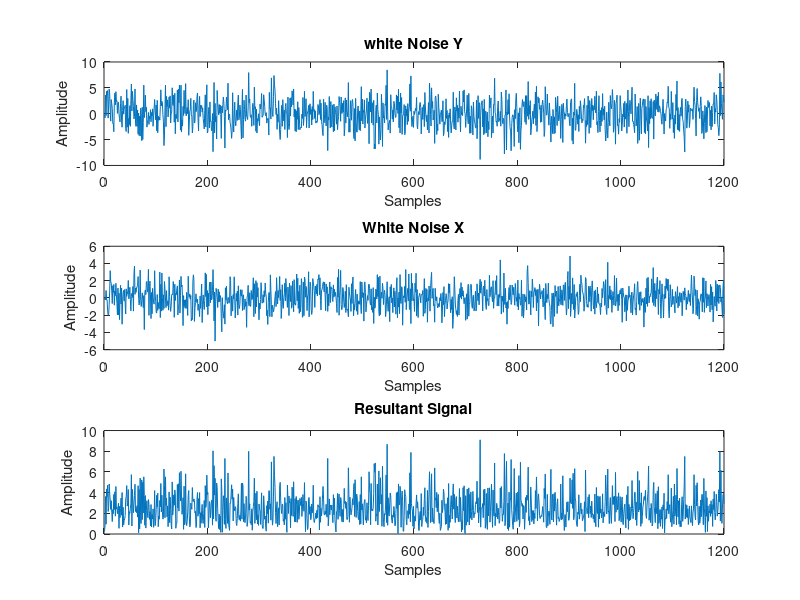
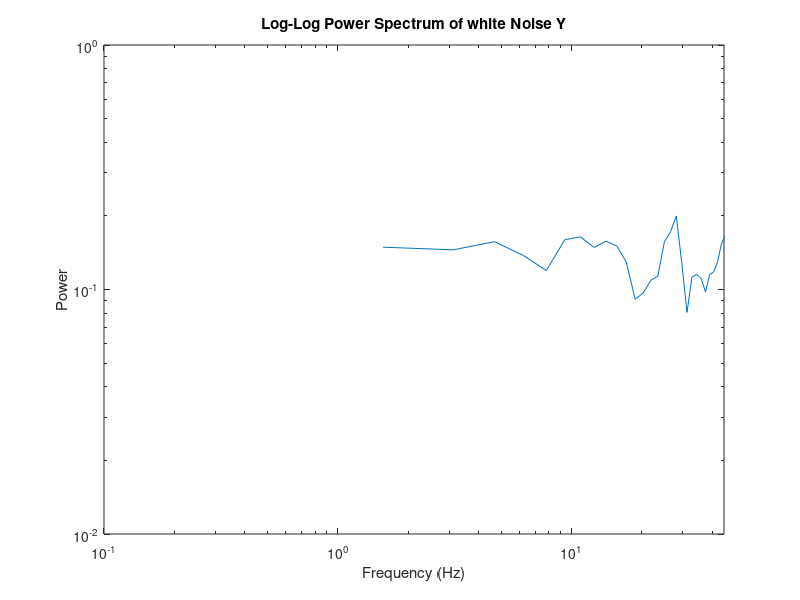
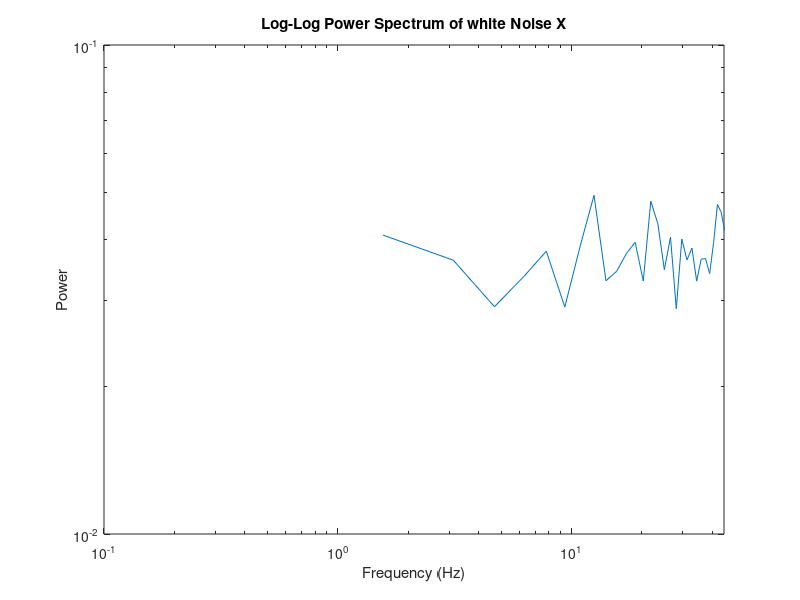
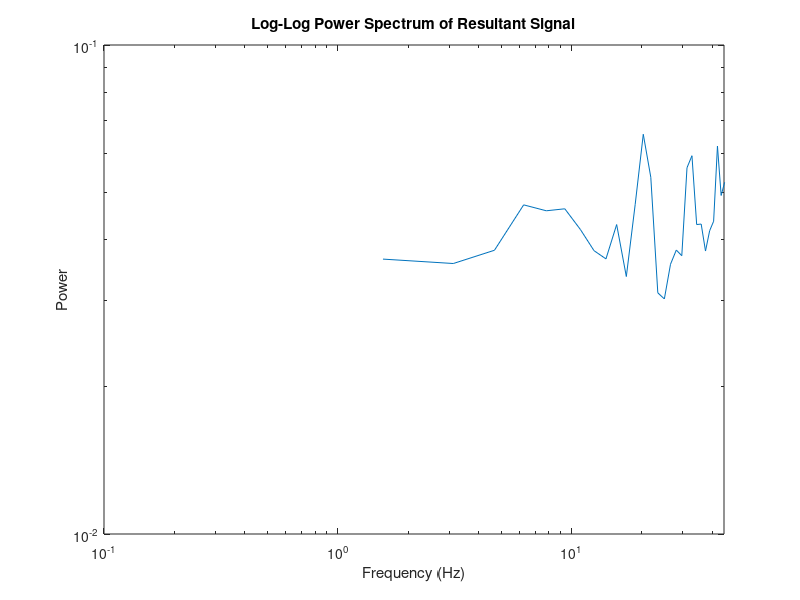

The MATLAB script that drew these images, in order: (Note: this script raises an error after producing the figures.)
% Clear workspace and close all figures
clc;
clear all;
close all;

% Parameters
fs = 100;              % Sampling frequency (Hz)
duration = 12;         % Duration of the signal (seconds)
f_low = 0.1;           % Lower cutoff frequency (Hz)
f_high = 45;           % Upper cutoff frequency (Hz)
amplitude_range_Y = [-8.84, 8.84]; % Amplitude range for Y
amplitude_range_X = [-5, 5];   % Amplitude range for X

% Generate white noise for Y
n = fs * duration;     % Number of samples
white_noise_Y = randn(1, n); % Generate white noise
% Normalize amplitude for Y
Y = white_noise_Y / max(abs(white_noise_Y)) * amplitude_range_Y(2);
% Apply bandpass filter for Y
% [b_band, a_band] = butter(2, [f_low f_high]/(fs/2), 'bandpass');
% Y = filter(b_band, a_band, Y);
%Y=detrend(Y);
% Plot Y signal
figure;
subplot(3,1,1);
plot(Y);
title('white Noise Y');
xlabel('Samples');
ylabel('Amplitude');
% Generate white noise for x
n = fs * duration;     % Number of samples
white_noise_X = randn(1, n); % Generate white noise
% Normalize amplitude for x
X = white_noise_X / max(abs(white_noise_X)) * amplitude_range_X(2);
% Apply bandpass filter for Y
% [b_band, a_band] = butter(2, [f_low f_high]/(fs/2), 'bandpass');
% X = filter(b_band, a_band, X);
%X=detrend(X);
% Plot X signal
subplot(3,1,2);
plot(X);
title('White Noise X');
xlabel('Samples');
ylabel('Amplitude');
% Compute resultant signal
resultant_noise = sqrt(X.^2 + Y.^2);

% Plot resultant signal
subplot(3,1,3);
plot(resultant_noise);
title('Resultant Signal');
xlabel('Samples');
ylabel('Amplitude');
% Compute the power spectrum using Welch's method for Y
[Pxx_Y, F_Y] = pwelch(Y, [], [], [], fs);

% Compute the power spectrum using Welch's method for X
[Pxx_X, F_X] = pwelch(X, [], [], [], fs);

% Compute the power spectrum using Welch's method for resultant signal
[Pxx_R, F_R] = pwelch(resultant_noise, [], [], [], fs);
% Plot the log-log power spectrum for Y
figure;
loglog(F_Y, Pxx_Y);
xlim([f_low f_high]);
xlabel('Frequency (Hz)');
ylabel('Power');
title('Log-Log Power Spectrum of white Noise Y');

% Plot the log-log power spectrum for X
figure;
loglog(F_X, Pxx_X);
xlim([f_low f_high]);
xlabel('Frequency (Hz)');
ylabel('Power');
title('Log-Log Power Spectrum of white Noise X');

% Plot the log-log power spectrum for resultant signal
figure;
loglog(F_R, Pxx_R);
xlim([f_low f_high]);
xlabel('Frequency (Hz)');
ylabel('Power');
title('Log-Log Power Spectrum of Resultant Signal');
Y= Y.';
X= X.';
resultant_noise= resultant_noise.';
% Save the data to Excel
xlswrite('whiteNoiseY.xlsx', Y);
xlswrite('whiteNoiseX.xlsx', X);
xlswrite('whiteNoiseResultant.xlsx', resultant_noise);

